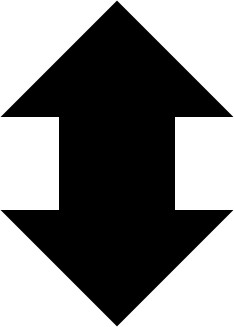
#> input picture img1.jpg, 234 x 327 px
$ python example.py   (older library calls are emulated)
#> lines starting #> are read from the running program, lines starting #| are printed output that depends on the picture; after the words box and inside, x2 and y2 are one past the last pixel; in counts of white or black regions, pixels touching at a corner belong together; long printed decimals are rounded
### regionprops.py
# -*- coding: utf-8 -*-
"""
Created on Wed May 10 13:53:47 2017

@author: Cho
"""
import cv2
import numpy as np

class _RegionProperties(object):
	def __init__(self, cnt):
		self.cnt = cnt
		self.area = cv2.contourArea(self.cnt)
		self.perimeter = cv2.arcLength(self.cnt, True)
		_, (self.maxD, self.minD), _ = cv2.minAreaRect(self.cnt)

	def solidity(self):
		self.hull = cv2.convexHull(self.cnt)
		self.hull_area = cv2.contourArea(self.hull)
		return float(self.area)/self.hull_area

	def Extent(self):
		x,y,w,h = cv2.boundingRect(self.cnt)
		rect_area = w*h
		return float(self.area)/rect_area

	def AspRatio(self):
		return self.minD/self.maxD

	def compactness(self):
		self.eqD = np.sqrt(4 *self.area / 3.14)
		comp1 = self.eqD/self.maxD
		comp2 = self.minD/self.eqD
		return(comp1, comp2)

	def ELong(self):
		return (self.maxD-self.minD)/self.maxD

	def circularity(self):
		return 4*3.14*self.area/self.perimeter**2

def regionprops(contours):
    """
    area, perimeter, solidity, Extent, AspRatio, compactness, ELong, circularity \n
    -----------------\n
    im = cv2.imread('img.jpg', 0) \n
    _, bw = cv2.threshold(im, 125, 255, cv2.THRESH_BINARY_INV) \n
    _, contours, _ = cv2.findContours(bw, cv2.RETR_CCOMP, cv2.CHAIN_APPROX_NONE)  \n
    cnt = contours[0]    \n
    B = rg.regionprops(contours)    \n
    B[0].area \n
    """
    regions = []
    for cnt in contours:
        props = _RegionProperties(cnt)
        regions.append(props)
    return regions

def regionpropsAll(contours):
    """
    area, perimeter, solidity, Extent, AspRatio, compactness1, compactness2, ELong, circularity
    """
    regions = []
    for cnt in contours:
        props = _RegionProperties(cnt)
        pr = [props.area, props.perimeter, props.circularity(), props.solidity(), props.Extent(), props.AspRatio(), props.compactness()[0], props.compactness()[1], props.ELong(), props.circularity()]
        regions.append(pr)
    return regions

### example.py
# -*- coding: utf-8 -*-
"""
Created on Wed May 10 16:49:15 2017

@author: Cho
"""

import cv2
import numpy as np
import regionprops as rg

im = cv2.imread('img1.jpg', 0)
#> im is the input picture: shape (327, 234); min 0, max 255, mean 128.7
_, bw = cv2.threshold(im, 125, 255, cv2.THRESH_BINARY_INV)
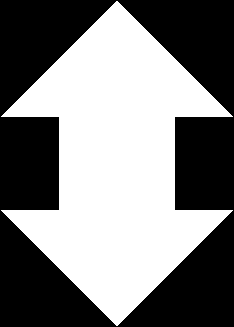
#> bw: shape (327, 234); 49.6% white; 1 white region

_, contours, _ = cv2.findContours(bw, cv2.RETR_CCOMP, cv2.CHAIN_APPROX_NONE)
#> contours = 1 contour; box (x1, y1, x2, y2) and area: (1, 1, 233, 326) 37492
cnt = contours[0]
#> cnt = contour of 878 points, box (x1, y1, x2, y2) (1, 1, 233, 326), area 37492

a = rg._RegionProperties(cnt)
#> in __init__, `self.cnt = cnt`: self.cnt has the same summary as cnt outside __init__
#> in __init__, `self.area = cv2.contourArea(self.cnt)`: self.area = 37492
#> in __init__, `self.perimeter = cv2.arcLength(self.cnt, True)`: self.perimeter = 1070.2
#> in __init__, `_, (self.maxD, self.minD), _ = cv2.minAreaRect(self.cnt)`: self.maxD = 229.8
B = rg.regionprops(contours)
#> the loop in regionprops, `for cnt in contours:` made 1 pass
#> after the loop in regionprops, `for cnt in contours:`: regions = 1 item
#> B = 1 item
C = rg.regionpropsAll(contours)
#> the loop in regionpropsAll, `for cnt in contours:` made 1 pass
#> (x in Extent, y in Extent, w in Extent) on pass 1: (1, 1, 232)
#> after the loop in regionpropsAll, `for cnt in contours:`: regions = [[37492, 1070.2, 0.411, 0.775, 0.497, 1, 0.951, 1.05, 0, 0.411]]
#> C has the same summary as regions in regionpropsAll

print(a.area)
#| 37492.0
print(a.perimeter)
#| 1070.195
print(a.solidity())
#| 0.7747
print(B[0].area)
#| 37492.0
print(C)
#| [[37492.0, 1070.195, 0.4112, 0.7747, 0.4972, 1.0, 0.951, 1.052, 0.0, 0.4112]]

$ run again, with img2.jpg copied over img1.jpg
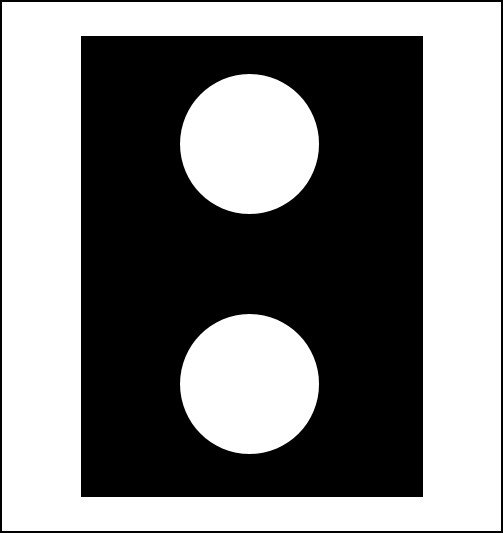
#> input picture img2.jpg, 503 x 533 px
#> im is the input picture: shape (533, 503); min 0, max 255, mean 130.2
#> `_, bw = cv2.threshold(im, 125, 255, cv2.THRESH_BINARY_INV)`:
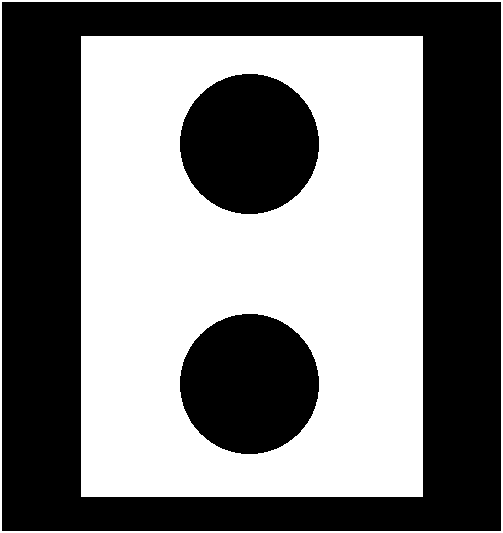
#> bw: shape (533, 503); 49% white; 2 white regions
#> contours = 5 contours; box (x1, y1, x2, y2) and area: (0, 0, 503, 533) 267064, (1, 1, 502, 532) 264998, (81, 36, 423, 497) 156860, (179, 313, 320, 455) 15471, (179, 73, 320, 215) 15471
#> cnt = contour of 1602 points, box (x1, y1, x2, y2) (81, 36, 423, 497), area 156860
#> self.cnt has the same summary as cnt outside __init__
#> self.area = 156860
#> self.perimeter = 1602
#> self.maxD = 460; self.minD = 341
#> the loop in regionprops, `for cnt in contours:` made 5 passes
#> after the loop in regionprops, `for cnt in contours:`: regions = 5 items
#> the loop in regionpropsAll, `for cnt in contours:` made 5 passes
#> (x in Extent, y in Extent, w in Extent) on passes 2, 3, 5: (179, 313, 141), (179, 73, 141), (1, 1, 501)
#| 156860.0
#| 1602.0
#| 1.0
#| 156860.0
#> (printed output is left out)

$ run again, with img3.jpg copied over img1.jpg
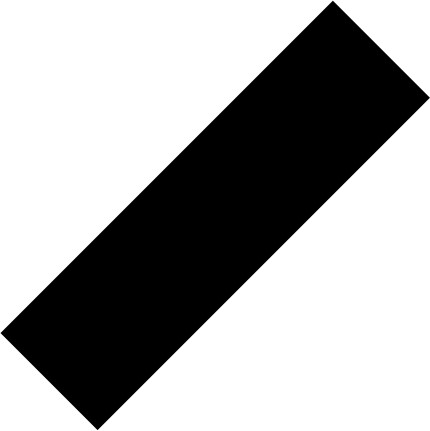
#> input picture img3.jpg, 430 x 431 px
#> im is the input picture: shape (431, 430); min 0, max 255, mean 166.2
#> `_, bw = cv2.threshold(im, 125, 255, cv2.THRESH_BINARY_INV)`:
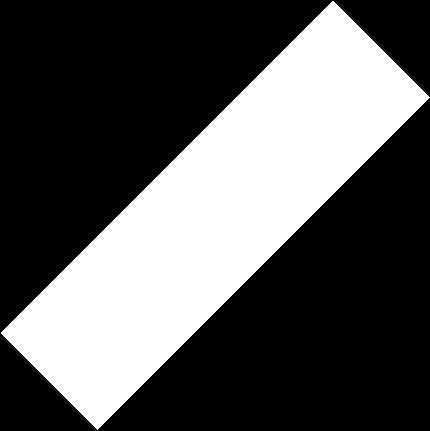
#> bw: shape (431, 430); 34.8% white; 1 white region
#> contours = 1 contour; box (x1, y1, x2, y2) and area: (1, 1, 430, 430) 64076
#> cnt = contour of 857 points, box (x1, y1, x2, y2) (1, 1, 430, 430), area 64076
#> self.cnt has the same summary as cnt outside __init__
#> self.area = 64075.5
#> self.perimeter = 1211.2
#> self.maxD = 469.5; self.minD = 136.5
#> the loop in regionprops, `for cnt in contours:` made 1 pass
#> after the loop in regionprops, `for cnt in contours:`: regions = 1 item
#> the loop in regionpropsAll, `for cnt in contours:` made 1 pass
#> (x in Extent, y in Extent, w in Extent) on pass 1: (1, 1, 429)
#> after the loop in regionpropsAll, `for cnt in contours:`: regions = [[64075.5, 1211.2, 0.549, 1, 0.348, 0.291, 0.608, 0.478, 0.709, 0.549]]
#> C has the same summary as regions in regionpropsAll
#| 64075.5
#| 1211.153
#| 1.0
#| 64075.5
#| [[64075.5, 1211.153, 0.5486, 1.0, 0.3482, 0.2907, 0.6085, 0.4777, 0.7093, 0.5486]]
